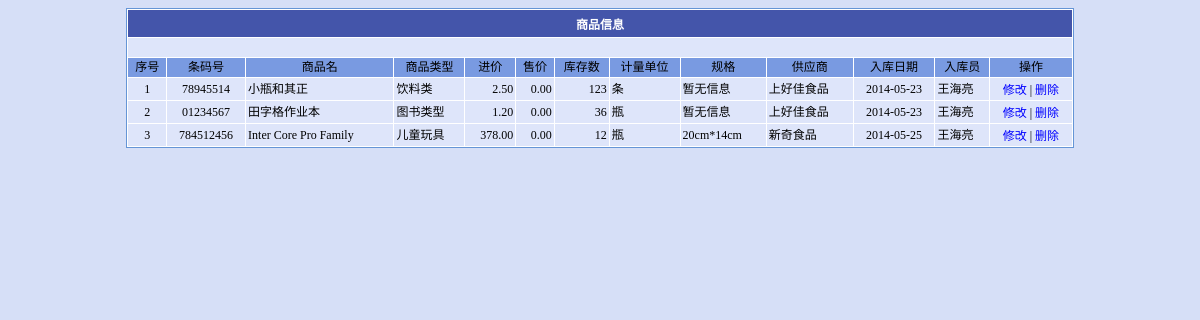
Page /show_goods.php (signed in) on the committed database.
### tables this page shows
CREATE TABLE IF NOT EXISTS `goods` (
  `gods_id` int(11) NOT NULL AUTO_INCREMENT,
  `bar_code` varchar(20) NOT NULL,
  `gods_name` varchar(50) NOT NULL,
  `gods_type` int(11) NOT NULL,
  `gods_unit` int(11) NOT NULL,
  `gods_size` varchar(50) DEFAULT '暂无规格信息',
  `gods_price` float(6,2) NOT NULL,
  `sell_price` float(6,2) NOT NULL,
  `gods_amount` int(11) NOT NULL,
  `gods_vendor` int(11) NOT NULL,
  `in_operator` int(11) NOT NULL,
  `in_date` date NOT NULL,
  `sell_flag` char(1) DEFAULT 'Y',
  `gods_desc` varchar(200) DEFAULT '暂无描述信息',
  PRIMARY KEY (`gods_id`),
  UNIQUE KEY `bar_code` (`bar_code`)
);

CREATE TABLE IF NOT EXISTS `goods_type` (
  `type_id` int(11) NOT NULL AUTO_INCREMENT,
  `type_name` varchar(20) NOT NULL,
  `type_desc` varchar(200) DEFAULT "暂无描述信息",
  PRIMARY KEY (`type_id`),
  UNIQUE KEY `type_name` (`type_name`)
);

CREATE TABLE IF NOT EXISTS `units` (
  `un_id` int(11) NOT NULL AUTO_INCREMENT ,
  `un_name` varchar(50) NOT NULL,
  PRIMARY KEY (`un_id`),
  UNIQUE KEY `un_name` (`un_name`)
);

CREATE TABLE IF NOT EXISTS `supplier` (
  `sup_id` int(11) NOT NULL AUTO_INCREMENT,
  `sup_name` varchar(50) NOT NULL,
  `sup_tel` varchar(20) DEFAULT "暂无联系电话",
  `sup_addr` varchar(200) DEFAULT "暂无地址信息",
  `sup_desc` varchar(300) DEFAULT '暂无描述信息',
  `create_date` date NOT NULL,
  PRIMARY KEY (`sup_id`),
  UNIQUE KEY `sup_name` (`sup_name`)
);

CREATE TABLE IF NOT EXISTS `users` (
  `usr_id` int(11) NOT NULL AUTO_INCREMENT,
  `usr_name` varchar(20) NOT NULL,
  `sign_pwd` varchar(32) NOT NULL,
  `usr_role` varchar(3) DEFAULT 'emp',
  `create_date` date NOT NULL ,
  PRIMARY KEY (`usr_id`),
  UNIQUE KEY `usr_name` (`usr_name`)
);

### pagination.php (called while the page is built, shortened)
<?php
	$_numPerPage = 10;
	$_startPoint = 0;
	$_num = 1;
?>

### show_goods.php (the view, shortened to what this page needs)
<?php
	include_once( "pagination.php");
	$sQuery = "SELECT
		a.gods_id,
		a.bar_code,
		a.gods_name,
		b.type_name,
		a.gods_price,
		a.sell_price,
		a.gods_amount,
		d.un_name,
		a.gods_size,
		c.sup_name,
		a.in_date,
		e.usr_name
	FROM goods a
		INNER JOIN goods_type b
		ON a.gods_type = b.type_id
		INNER JOIN supplier c
		ON a.gods_vendor = c.sup_id
		INNER JOIN units d
		ON a.gods_unit = d.un_id
		INNER JOIN users e
		ON a.in_operator = e.usr_id
	LIMIT $_startPoint, $_numPerPage";
	$goodsList = mysql_query($sQuery);
?>
<!DOCTYPE html PUBLIC "-//W3C//DTD XHTML 1.0 Transitional//EN" "http://www.w3.org/TR/xhtml1/DTD/xhtml1-transitional.dtd">
<html xmlns="http://www.w3.org/1999/xhtml" xml:lang="en">
<head>
	<link rel="stylesheet" href="style/css.css" type="text/css" />
</head>
<body>
	<table width="80%" border="0" align="center" cellpadding="2" cellspacing="1" bordercolor="#799AE1" class="tableBorder">
		<tr>
			<th colspan="13" style="height: 23px">
				商品信息
			</th>
		</tr>
		<tr bgcolor="#DEE5FA">
			<td colspan="13" align="center" class="txlrow">
			</td>
		</tr>
		<tr align="center" bgcolor="#799AE1">
			<td align="center" class="txlHeaderBackgroundAlternate">
				序号
			</td>
			<td align="center" class="txlHeaderBackgroundAlternate">
				条码号
			</td>
			<td align="center" class="txlHeaderBackgroundAlternate">
				商品名
			</td>
			<td align="center" class="txlHeaderBackgroundAlternate">
				商品类型
			</td>
			<td align="center" class="txlHeaderBackgroundAlternate">
				进价
			</td>
			<td align="center" class="txlHeaderBackgroundAlternate">
				售价
			</td>
			<td align="center" class="txlHeaderBackgroundAlternate">
				库存数
			</td>
			<td align="center" class="txlHeaderBackgroundAlternate">
				计量单位
			</td>
			<td align="center" class="txlHeaderBackgroundAlternate">
				规格
			</td>
			<td align="center" class="txlHeaderBackgroundAlternate">
				供应商
			</td>
			<td align="center" class="txlHeaderBackgroundAlternate">
				入库日期
			</td>
			<td align="center" class="txlHeaderBackgroundAlternate">
				入库员
			</td>
			<td align="center" class="txlHeaderBackgroundAlternate">
				操作
			</td>
		</tr>
		<?php
			while($goods = mysql_fetch_array($goodsList)){
				echo "<tr bgcolor='#DEE5FA'>";
				echo "<td align='center'>".$_num."</td>";
				echo "<td align='center'>".$goods['bar_code']."</td>";
				echo "<td>".$goods['gods_name']."</td>";
				echo "<td>".$goods['type_name']."</td>";
				echo "<td align='right'>".$goods['gods_price']."</td>";
				echo "<td align='right'>".$goods['sell_price']."</td>";
				echo "<td align='right'>".$goods['gods_amount']."</td>";
				echo "<td>".$goods['un_name']."</td>";
				echo "<td>".$goods['gods_size']."</td>";
				echo "<td>".$goods['sup_name']."</td>";
				echo "<td align='center'>".$goods['in_date']."</td>";
				echo "<td>".$goods['usr_name']."</td>";
				echo "<td align='center'><a href='edit_goods.php?goodsId=".$goods['gods_id']."'>修改</a> | <a href='delete_goods.php?goodsId=".$goods['gods_id']."'>删除</a></td>";
				echo "</tr>";
				$_num += 1;
			}
		?>
	</table>
</body>
</html>

### style/css.css (style rules this page uses)
A { FONT: 12px 宋体; COLOR: blue; TEXT-DECORATION: none }
TD { FONT-SIZE: 12px; LINE-HEIGHT: 15px; FONT-FAMILY: 宋体 }
TH { FONT-WEIGHT: bold; FONT-SIZE: 12px; COLOR: white; BACKGROUND-COLOR: #4455aa }
TD.txlHeaderBackgroundAlternate { BACKGROUND-COLOR: #799ae1 }
.tableBorder { BORDER-RIGHT: #6595d6 1px solid; BORDER-TOP: #6595d6 1px solid; BORDER-LEFT: #6595d6 1px solid; BORDER-BOTTOM: #6595d6 1px solid; BACKGROUND-COLOR: #ffffff }

### rows in the picture
goods: bar_code "78945514", gods_name "小瓶和其正", goods_type.type_name "饮料类", gods_price "2.50", sell_price "0.00", gods_amount "123", units.un_name "条", gods_size "暂无信息", supplier.sup_name "上好佳食品", in_date "2014-05-23", users.usr_name "王海亮"
goods: bar_code "01234567", gods_name "田字格作业本", goods_type.type_name "图书类型", gods_price "1.20", sell_price "0.00", gods_amount "36", units.un_name "瓶", gods_size "暂无信息", supplier.sup_name "上好佳食品", in_date "2014-05-23", users.usr_name "王海亮"
goods: bar_code "784512456", gods_name "Inter Core Pro Family", goods_type.type_name "儿童玩具", gods_price "378.00", sell_price "0.00", gods_amount "12", units.un_name "瓶", gods_size "20cm*14cm", supplier.sup_name "新奇食品", in_date "2014-05-25", users.usr_name "王海亮"
